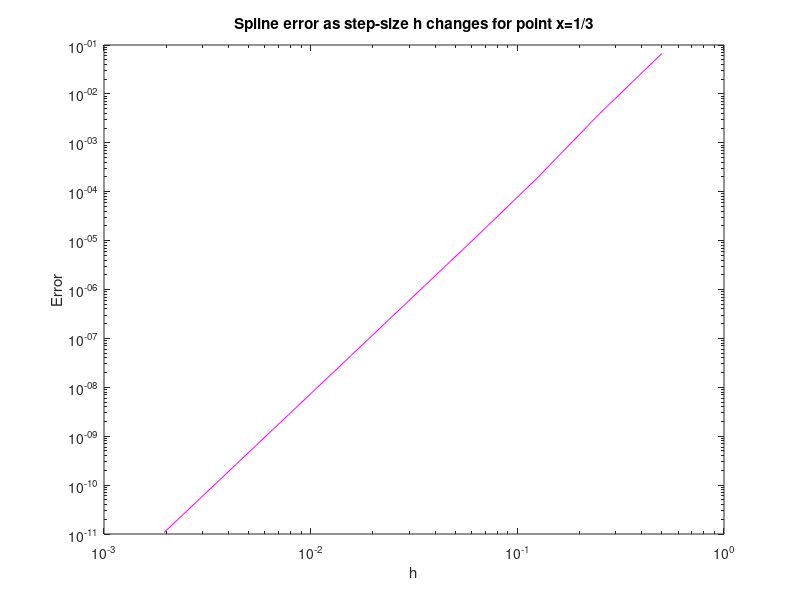

Write the MATLAB code that produced this figure. (Note: this script raises an error after producing the figure.)
% Reads in data
value = csvread('PlotSpline.csv');

% Retrieves h and error values
hvec = value(1,1:end-1);
error = value(2, 1:end-1);

% Plots error against h values
figure(1);
loglog(hvec, error, 'm');
xlabel('h'); ylabel('Error');
title('Spline error as step-size h changes for point x=1/3');
ax = gca; ax.FontSize = 14; axis tight;

% Find gradient
coefficients = polyfit(log(hvec), log(error), 1);
slope = coefficients(1);
disp(slope); % Approximately 4
